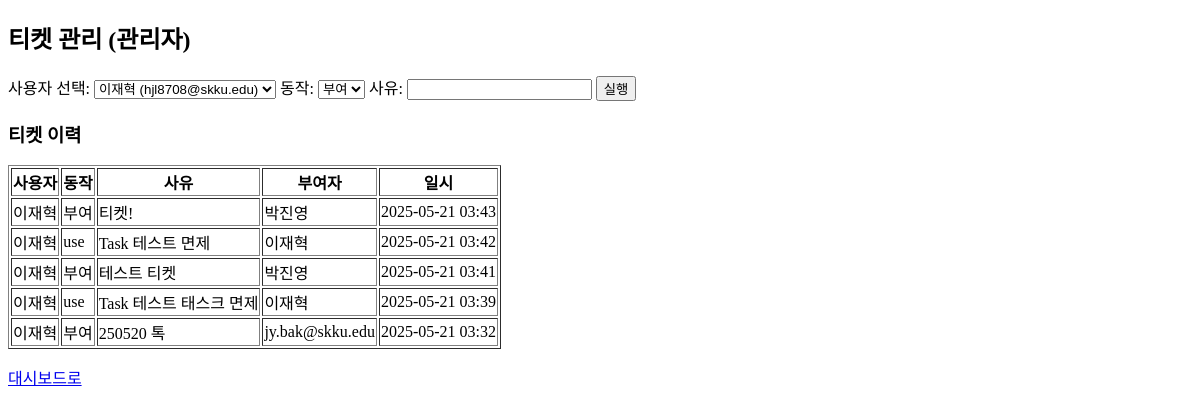
/ticket/manage (signed in), run on an earlier commit of the app's database.
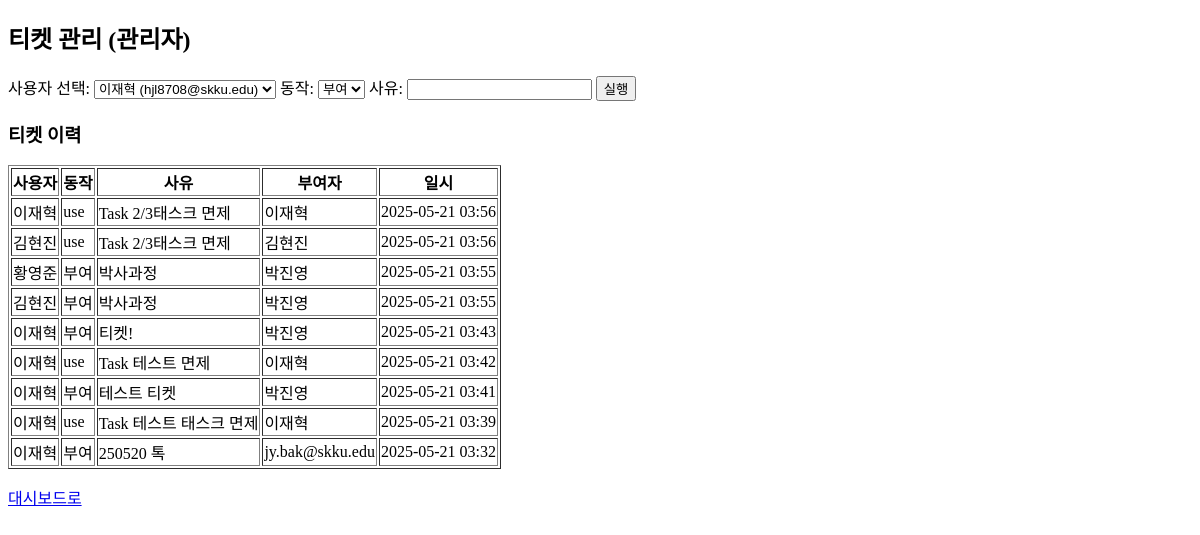
And on a later commit of the database.
### models.py (models this page shows, shortened)
class Ticket(db.Model):
    id = db.Column(db.Integer, primary_key=True)
    user_id = db.Column(db.Integer, db.ForeignKey('user.id'), nullable=False)
    type = db.Column(db.String(20), nullable=False)  # 'grant', 'revoke', 'use'
    reason = db.Column(db.String(200), nullable=False)
    created_by = db.Column(db.String(120), nullable=False)  # 이메일 또는 이름
    created_at = db.Column(db.DateTime, server_default=db.func.now())
    user = db.relationship('User', backref=db.backref('tickets', lazy=True))

class User(UserMixin, db.Model):
    id = db.Column(db.Integer, primary_key=True)
    email = db.Column(db.String(120), unique=True, nullable=False)
    password = db.Column(db.String(200), nullable=False)
    name = db.Column(db.String(50), nullable=False)
    role = db.Column(db.String(20), nullable=False, default='user')  # 'admin' 또는 'user'
    created_at = db.Column(db.DateTime, server_default=db.func.now())

### app.py (the view, shortened to what this page needs)
@app.route('/ticket/manage', methods=['GET', 'POST'])
@login_required
def ticket_manage():
    if current_user.role != 'admin':
        flash('접근 권한이 없습니다.')
        return redirect(url_for('dashboard'))
    users = User.query.all()
    tickets = Ticket.query.order_by(Ticket.created_at.desc()).all()
    return render_template('ticket_manage.html', users=users, tickets=tickets)

### app.py (called while the page is built)
@login_manager.user_loader
def load_user(user_id):
    return User.query.get(int(user_id))

### templates/ticket_manage.html (shortened to what this page needs)
<!DOCTYPE html>
<html lang="ko">
<head>
</head>
<body>
    <h2>티켓 관리 (관리자)</h2>
    <form method="POST">
        <label for="user_id">사용자 선택:</label>
        <select name="user_id" id="user_id" required>
            {% for user in users %}
                <option value="{{ user.id }}">{{ user.name }} ({{ user.email }})</option>
            {% endfor %}
        </select>
        <label for="action">동작:</label>
        <select name="action" id="action" required>
            <option value="grant">부여</option>
        </select>
        <label for="reason">사유:</label>
        <input type="text" name="reason" id="reason" required>
        <button type="submit">실행</button>
    </form>
    <h3>티켓 이력</h3>
    <table border="1">
        <tr>
            <th>사용자</th><th>동작</th><th>사유</th><th>부여자</th><th>일시</th>
        </tr>
        {% for ticket in tickets %}
        <tr>
            <td>{{ ticket.user.name }}</td>
            <td>{{ '부여' if ticket.type == 'grant' else '회수' if ticket.type == 'revoke' else ticket.type }}</td>
            <td>{{ ticket.reason }}</td>
            <td>{{ ticket.created_by }}</td>
            <td>{{ ticket.created_at.strftime('%Y-%m-%d %H:%M') }}</td>
        </tr>
        {% endfor %}
    </table>
    <p><a href="/dashboard">대시보드로</a></p>
</body>
</html>

What changed in the data, as far as the page shows it:
added Ticket: user.name "이재혁", type "use", reason "Task 2/3태스크 면제", created_by "이재혁", created_at "2025-05-21 03:56"
added Ticket: user.name "김현진", type "use", reason "Task 2/3태스크 면제", created_by "김현진", created_at "2025-05-21 03:56"
added Ticket: user.name "황영준", type "부여", reason "박사과정", created_by "박진영", created_at "2025-05-21 03:55"
added Ticket: user.name "김현진", type "부여", reason "박사과정", created_by "박진영", created_at "2025-05-21 03:55"
